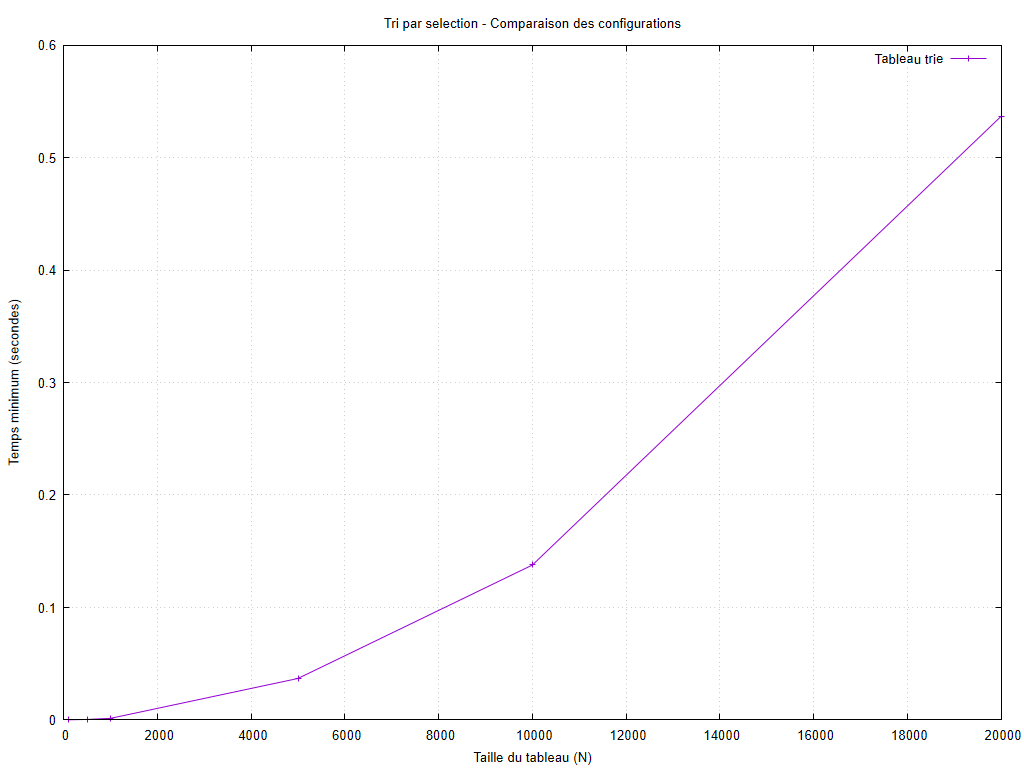

gnuplot code for this plot:
set encoding utf8
set terminal pngcairo size 1024,768 font 'Arial,10'
set output 'graphiques/20261003_213454/cases/selection_sort_cases.png'
set datafile missing 'non_mesure'
set title 'Tri par selection - Comparaison des configurations'
set xlabel 'Taille du tableau (N)'
set ylabel 'Temps minimum (secondes)'
set grid
set yrange [0:*]
plot 'resultats/20261003_213454/cases/selection_sort_cases.dat' using 1:2 title 'Tableau trie' with linespoints
unset output
